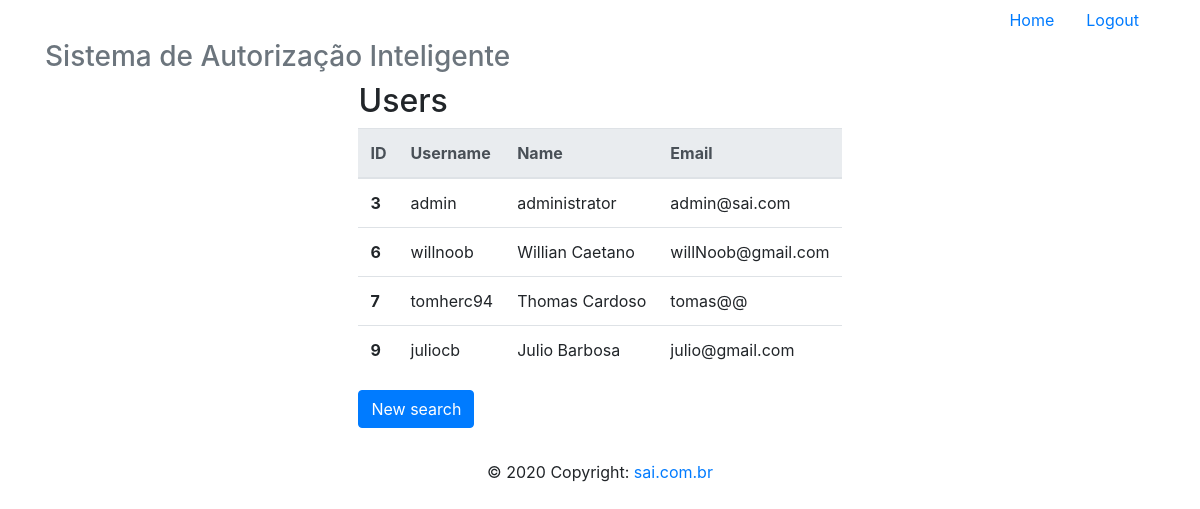
The app's page /readAll (signed in) with its own data.
### app/models/tables.py (models this page shows, shortened)
class User(db.Model):
    __tablename__ = "users"
    id = db.Column(db.Integer, primary_key=True)
    username = db.Column(db.String, unique=True)
    password = db.Column(db.String)
    name = db.Column(db.String)
    email = db.Column(db.String, unique=True)
    @property
    def is_authenticated(self):
        return True

### app/controllers/default.py (the view)
@app.route("/readAll", methods=['GET', 'POST'])
def readAll():
    lista = User.query.all()
    return render_template('readAll.html',
                            lista=lista)

### app/controllers/default.py (called while the page is built)
@lm.user_loader
def load_user(id):
    return User.query.filter_by(id=id).first()

### app/templates/readAll.html
{% extends 'base.html' %}
{% block content %}
    <div class="d-flex justify-content-center">
        <div class="form-group">
                <h2>Users</h2>
            <table class="table">
                <thead class="thead-light">
                <tr>
                    <th scope="col">ID</th>
                    <th scope="col">Username</th>
                    <th scope="col">Name</th>
                    <th scope="col">Email</th>
                </tr>
                </thead>
                <tbody>
                    {% for user in lista %}
                        <tr>
                            <th scope="row">{{ user.id }}</th>
                            <td>{{ user.username }}</td>
                            <td>{{ user.name }}</td>
                            <td>{{ user.email }}</td>
                        </tr>
                    {% endfor %}
                </tbody>
            </table>
            <form action="{{ url_for('read') }}" method="POST">
                <button type="submit" class="btn btn-primary" name="newSearch">New search</button>
            </form>
        </div>
    </div>
{% endblock %}

### records on screen
User: id "3", username "admin", name "administrator", email "admin@sai.com"
User: id "6", username "willnoob", name "Willian Caetano", email "willNoob@gmail.com"
User: id "7", username "tomherc94", name "Thomas Cardoso", email "tomas@@"
User: id "9", username "juliocb", name "Julio Barbosa", email "julio@gmail.com"
